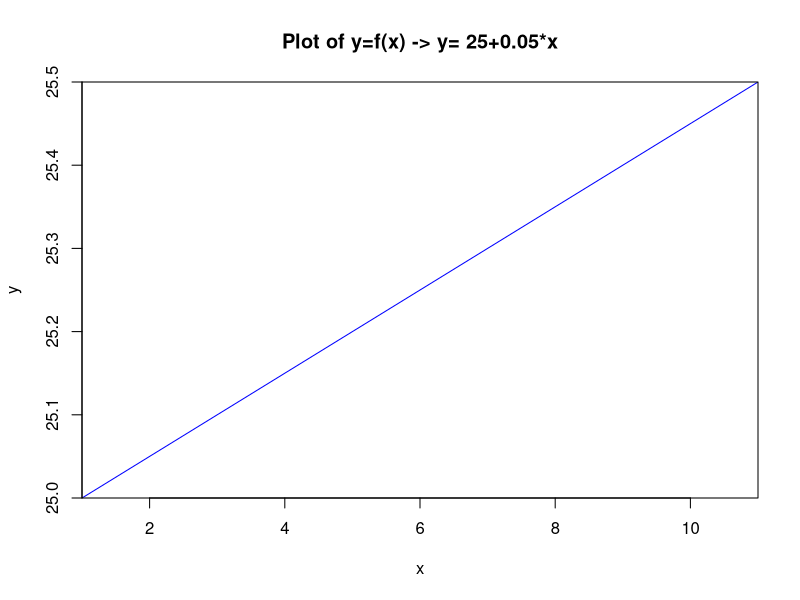
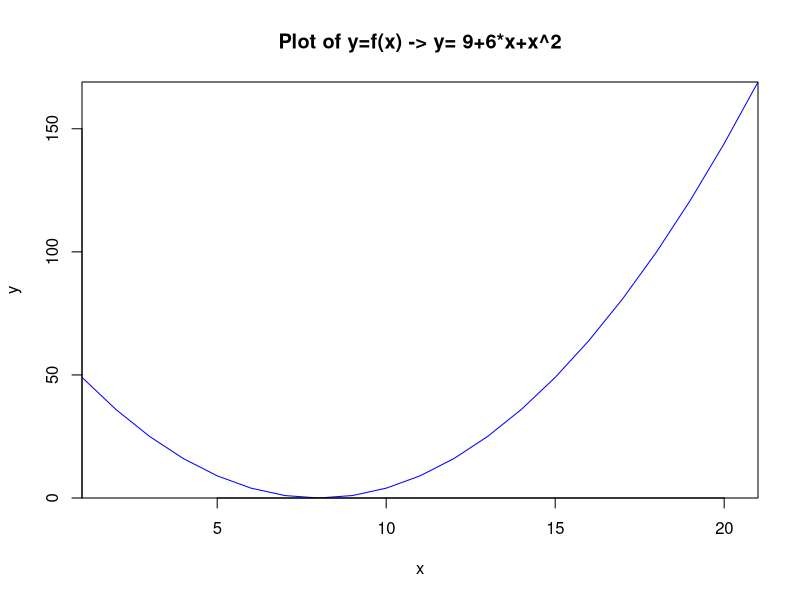
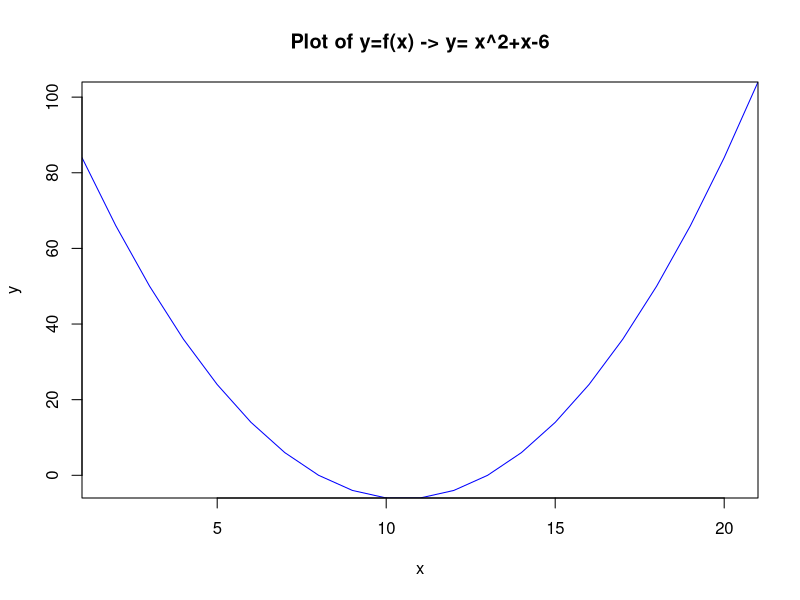
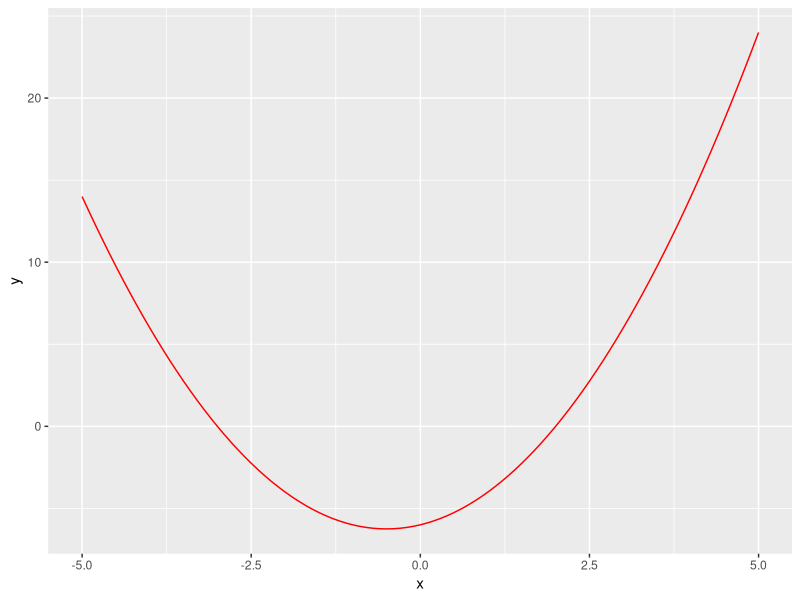
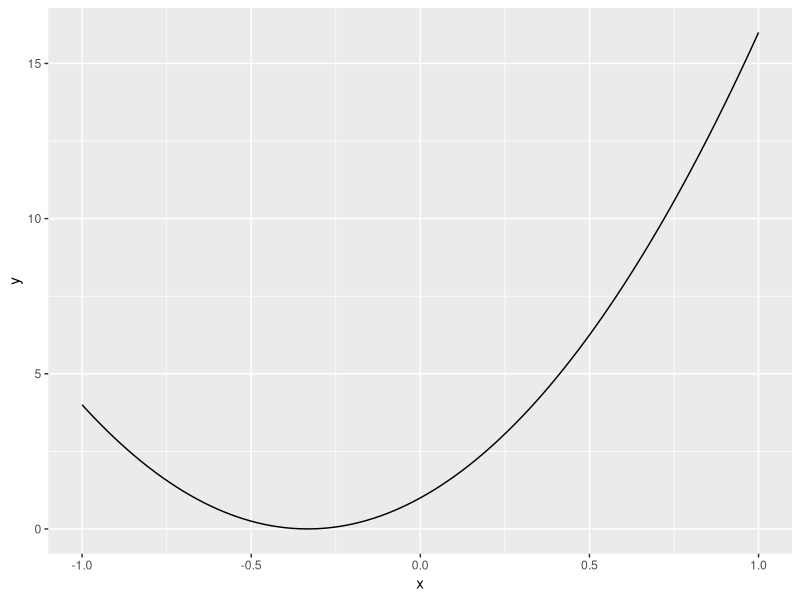
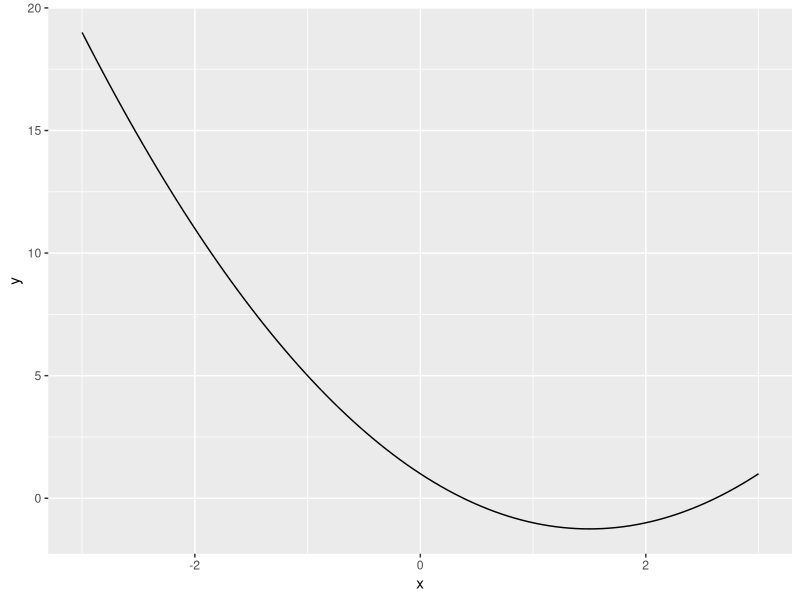
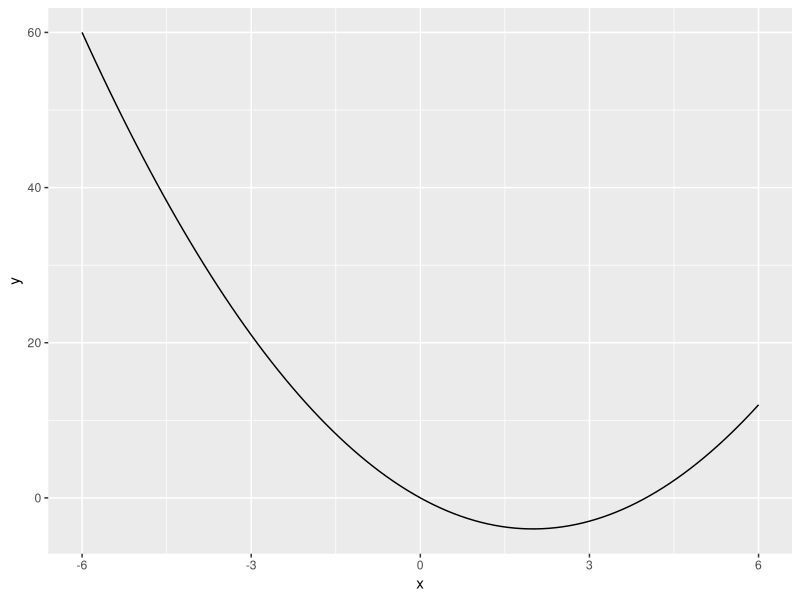
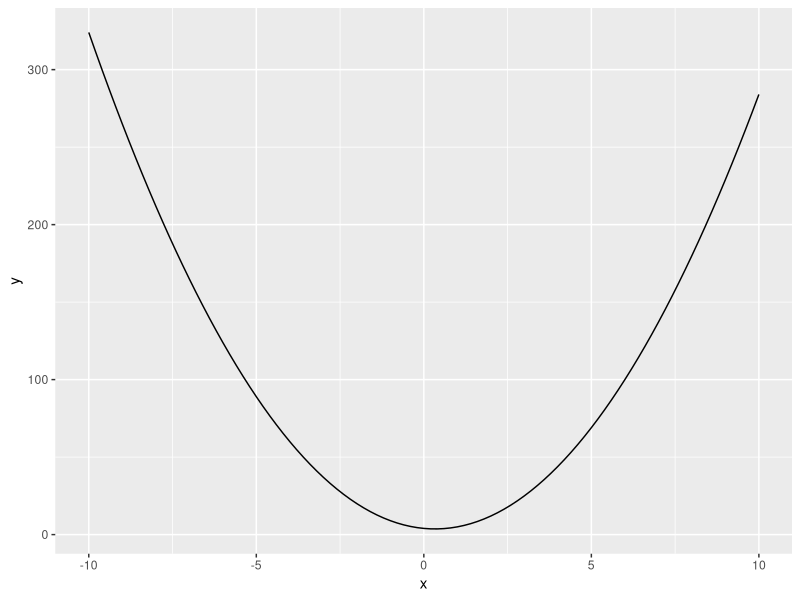

The R script that drew these images, in order:
#Code by RJ Neel

##Chapter 2: Mathematical and Statistical Foundations

###Section 2.1

#### Subsection 2.1.1 Straight lines

#### plotting a straight line

#### Student grade example

y= function(x){25+0.05*x}
plot(y(0:10),type='line',col='blue',xaxs='i',yaxs='i',xlab='x',ylab='y',main='Plot of y=f(x) -> y= 25+0.05*x')

#### Subsection 2.1.2 Quadratic functions

#### plotting a Parabolas
y= function(x){9+6*x+x^2}
plot(y(-10:10),type='line',col='blue',xaxs='i',yaxs='i',xlab='x',ylab='y',main='Plot of y=f(x) -> y= 9+6*x+x^2')

#### Example 2.1 Solving Quadratic functions

####(1) y=x2+x-6
y=function(x){x^2+x-6}
polyroot(c(-6,1,1))
plot(y(-10:10),type='line',col='blue',xaxs='i',yaxs='i',xlab='x',ylab='y',main='Plot of y=f(x) -> y= x^2+x-6')
library(ggplot2)
ggplot(data.frame(x=c(-5,+5)),aes(x))+stat_function(fun=y,geom='line',col='red')

####(2) y=9x2+6x+1
y=function(x){9*x^2+6*x+1}
polyroot(c(1,6,9))
ggplot(data.frame(x=c(-1,+1)),aes(x))+stat_function(fun=y,geom='line')

####(3) y=x2-3*x+1
y=function(x){x^2-3*x+1}
polyroot(c(+1,-3,1))
ggplot(data.frame(x=c(-3,3)),aes(x))+stat_function(fun=y,geom='line')

####(4) y=x2-4*x
y=function(x){x^2-4*x}
z=polyroot(c(0,-4,1))
z
ggplot(data.frame(x=c(-6,6)),aes(x))+stat_function(fun=y,geom='line')

y=function(x){3*x^2-2*x+4}
r=polyroot(c(4,-2,+3))
r
ggplot(data.frame(x=c(-10,10)),aes(x))+stat_function(fun=y,geom='line')

####Subsection 2.1.4 The Exponential function

y=function(x){2.71^x}
####Never touches the x-axis hence no roots
ggplot(data.frame(x=c(-2,2)),aes(x))+stat_function(fun=y,col='magenta')

####Subsection 2.1.5 The logarithmic function
y=function(x){log(x,base = exp(1))}
ggplot(data.frame(x=c(0.5,5)),aes(x))+stat_function(fun=y,col='red',geom='line')
